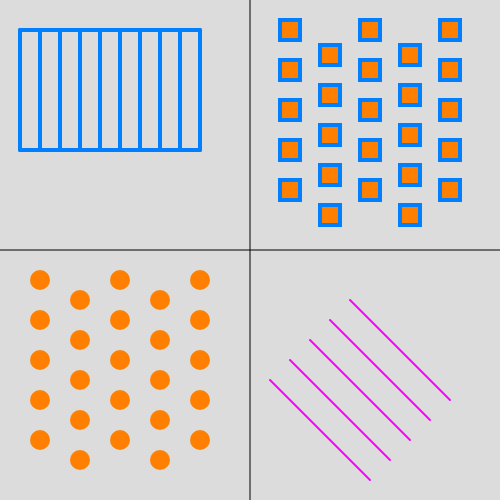
Frame 1 (no input)
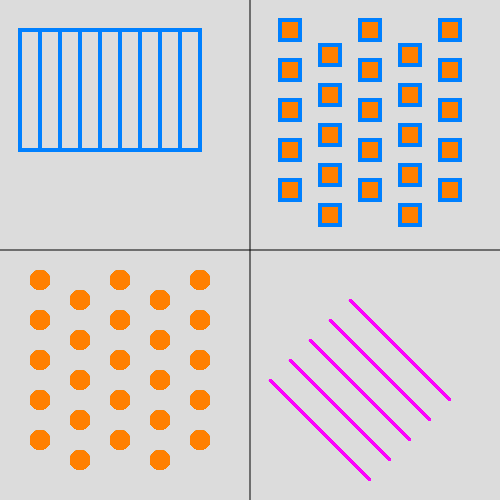
Frame 60 (no input)
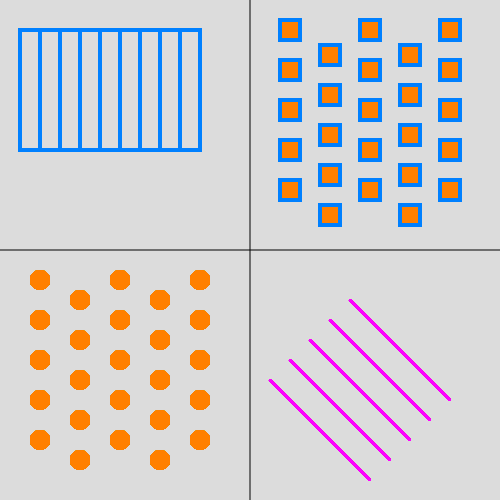
Frame 120 (the mouse pressed at the canvas centre since frame 60)

The p5.js sketch that drew these frames (run headless with seeded random() and noise() and a simulated clock; from frame 60 on, the mouse is pressed at the canvas centre):

// p5.js sketch
// ── sketch.js
// TODO: Create setup() function

function setup(){
	createCanvas(500, 500);
	background(220);
	line(width/2, 0, width/2, height);
	line(0, height/2, width, height/2);
}


// TODO: Create wall drawing inside draw() function

  // Inside the draw() function:
  // Draw parallel lines:
  // TODO: Set stroke color and weight



  // TODO: Use a for loop to draw 10 vertical lines



  // Draw polka dots:
  // TODO: Set no stroke and fill color



  // TODO: Use nested for loops to draw a grid of circles
  // TODO: Offset y positions of every other column by 10 pixels



  // Draw checkered squares:
  // TODO: Set fill color


  // TODO: Use nested for loops to draw rows of squares
  // TODO: Offset y positions of every other column by 25 pixels


  
  // Draw parallel diagonal lines:
  // TODO: Set stroke color and weight


  // TODO: Use a for loop to draw diagonal lines



  // Draw borders:
  // TODO: Set stroke color


  // TODO: Draw horizontal and vertical guidelines


  // TODO: Draw borders around canvas



// ── sketch1.js
function setup(){
    createCanvas(500, 500);
    background(220);
    // Center gridlines
    line(width/2, 0, width/2, height);
    line(0, height/2, width, height/2);
    // Borders
    stroke(0, 128, 255);
    strokeWeight(4);
    line(2, 2, width, 2)
    line(2, height-2, width, height-2);
    line(2, 2, 2, height-2);
    line(width-2, 2, width-2, height-2);
}

function draw(){
    // Hortizontal lines
    stroke(0, 128, 255);
    strokeWeight(4);
    line(20, 30, 200, 30);
    line(20, 150, 200, 150);

    // Vertical lines
    for(let i = 1; i<=10; i++){
        line(20*i, 30, 20*i, 150);
    }

    // Circles
    noStroke();
    fill(255, 128, 0);
    let circleGrid = 5;  // Size of circle grid
    for(let i=0; i<circleGrid; i++){
        for(let j=0; j<circleGrid; j++){
            if (i%2==0){
                circle(40+i*40, 280+j*40, 20);
            }
            else{
                circle(40+i*40, 300+j*40, 20);
            }
        }
    }

    // Squares
    stroke(0, 128, 255);
    let squareGrid = 5;  // Size of square grid
    for(let i=0; i<squareGrid; i++){
        for(let j=0; j<squareGrid; j++){
            if (i%2==0){
                square(280+i*40, 20+j*40, 20);
            }
            else{
                square(280+i*40, 45+j*40, 20);
            }
        }
    }

    // Diagonal lines
    stroke(255, 0, 255);
    strokeWeight(2);
    for(let i=0; i<5; i++){
        line(350-i*20, 300+i*20, 450-20*i, 400+20*i);
    }
}
